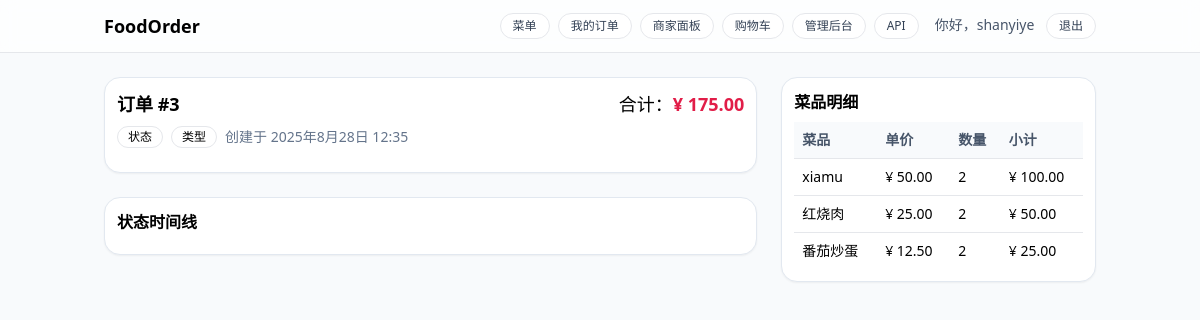
Page /orders/3/ (signed in) on the committed database.
### orders/models.py (models this page shows, shortened)
class Order(models.Model):
    restaurant = models.ForeignKey(Restaurant, on_delete=models.PROTECT, related_name="orders", null=True, blank=True)
    user = models.ForeignKey(User, on_delete=models.PROTECT, related_name="orders")
    status = models.CharField(max_length=16, choices=OrderStatus.choices, default=OrderStatus.CREATED)
    service_type = models.CharField(max_length=16, choices=ServiceType.choices, default=ServiceType.DELIVERY)
    table_no = models.CharField(max_length=16, blank=True, null=True)
    contact_name  = models.CharField(max_length=32)
    contact_phone = models.CharField(max_length=20)
    address_line  = models.CharField(max_length=255)
    total_amount = models.DecimalField(max_digits=10, decimal_places=2, validators=[MinValueValidator(Decimal("0.00"))])
    client_token = models.CharField(max_length=64, blank=True, null=True)
    created_at = models.DateTimeField(auto_now_add=True)
    paid_at    = models.DateTimeField(blank=True, null=True)
    updated_at = models.DateTimeField(auto_now=True)
    class Meta:
        ordering = ['-id']
        constraints = [
            UniqueConstraint(fields=["user", "client_token"],
                             condition=Q(client_token__isnull=False),
                             name="uniq_order_user_client_token"),
            models.CheckConstraint(check=Q(total_amount__gte=0), name="order_amount_non_negative"),
        ]

class OrderItem(models.Model):
    order      = models.ForeignKey(Order, on_delete=models.CASCADE, related_name="items")
    dish       = models.ForeignKey("menu.Dish", on_delete=models.PROTECT)
    dish_name  = models.CharField(max_length=64)  # 快照：下单时的菜名
    unit_price = models.DecimalField(max_digits=8, decimal_places=2, validators=[MinValueValidator(Decimal("0.00"))])  # 快照单价
    quantity   = models.PositiveIntegerField(validators=[MinValueValidator(1)])
    line_total = models.DecimalField(max_digits=10, decimal_places=2, validators=[MinValueValidator(Decimal("0.00"))]) # unit_price * quantity
    class Meta:
        ordering = ["id"]

### orders/views.py (the view)
# urls.py: path("orders/<int:order_id>/", order_detail_page, name="order_detail"),
@login_required
@ensure_csrf_cookie
def order_detail_page(request, order_id: int):
    order = get_object_or_404(
        Order.objects.select_related("payment").prefetch_related("items", "status_history"),
        id=order_id, user=request.user
    )
    return render(request, "order_detail.html", {"order": order})

### restaurants/context_processors.py (called while the page is built)
def nav_restaurant(request):
    return {"nav_rid": request.session.get("current_rid")}

### templates/order_detail.html (shortened to what this page needs)
{% extends "base.html" %}
{% load static %}
{% block content %}
<div class="grid grid-cols-1 lg:grid-cols-3 gap-6">
  <section class="lg:col-span-2 space-y-6">
    <div class="card" id="od-info">
      <div class="flex items-start justify-between">
        <div>
          <h1 class="text-lg font-semibold">订单 #{{ order.id }}</h1>
          <div class="mt-2 flex flex-wrap items-center gap-2">
            <span id="badge-status" class="badge">状态</span>
            <span id="badge-service" class="badge">类型</span>
            <span class="text-sm text-slate-500">创建于 {{ order.created_at }}</span>
          </div>
        </div>
        <div class="text-right">
          <div class="text-lg">合计：<span id="od-total" class="text-rose-600 font-semibold">¥ {{ order.total_amount }}</span></div>
        </div>
      </div>
    </div>
    <div class="card">
      <h2 class="font-semibold mb-2">状态时间线</h2>
    </div>
  </section>
  <aside class="card">
    <h2 class="font-semibold mb-2">菜品明细</h2>
    <table class="w-full text-sm">
      <thead class="bg-slate-50 text-slate-600">
        <tr><th class="p-2 text-left">菜品</th><th class="p-2 text-left">单价</th><th class="p-2 text-left">数量</th><th class="p-2 text-left">小计</th></tr>
      </thead>
      <tbody id="od-items">
        {% for it in order.items.all %}
          <tr class="border-t">
            <td class="p-2">{{ it.dish_name }}</td>
            <td class="p-2">¥ {{ it.unit_price|floatformat:2 }}</td>
            <td class="p-2">{{ it.quantity }}</td>
            <td class="p-2">¥ {{ it.line_total|floatformat:2 }}</td>
          </tr>
        {% endfor %}
      </tbody>
    </table>
  </aside>
</div>
{% endblock %}

### templates/base.html (shortened to what this page needs)
{% load static %}
<!doctype html>
<html lang="zh" class="h-full bg-slate-50">
<head>
  <link href="{% static 'css/dist.css' %}" rel="stylesheet">
</head>
<body class="min-h-full">
  <header class="border-b bg-white/70 backdrop-blur sticky top-0 z-10">
    <div class="container flex items-center justify-between py-3">
      <a href="/" class="font-semibold text-lg">FoodOrder</a>
      <nav class="flex items-center gap-4 text-sm">
        <div class="flex items-center gap-2">
        <a href="/" class="chip">菜单</a>
        <a href="/orders/" class="chip">我的订单</a>
        <a href="/staff/orders/" class="chip">商家面板</a>
        <a href="{% url 'cart' %}{% if current_restaurant %}?rid={{ current_restaurant.id }}
                       {% elif nav_rid %}?rid={{ nav_rid }}{% endif %}"
          class="chip">购物车</a>
        <a href="/admin/" class="chip">管理后台</a>
        <a href="/api/" class="chip">API</a>
         </div>
         <div>
          {% if request.user.is_authenticated %}
            <span class="text-sm text-slate-600 mr-2">你好，{{ request.user.username }}</span>
            <form action="{% url 'logout' %}" method="post" style="display:inline">
              <button type="submit" class="chip">退出</button>
            </form>
          {% else %}
            <a href="{% url 'login' %}" class="chip">登录</a>
          {% endif %}
          </div>
      </nav>
    </div>
  </header>
  <main class="container py-6">
    {% block content %}{% endblock %}
  </main>
</body>
</html>

### rows in the picture
Order: id "3", created_at "2025年8月28日 12:35", total_amount "175.00"
OrderItem: dish_name "xiamu", unit_price "50.00", quantity "2", line_total "100.00"
OrderItem: dish_name "红烧肉", unit_price "25.00", quantity "2", line_total "50.00"
OrderItem: dish_name "番茄炒蛋", unit_price "12.50", quantity "2", line_total "25.00"

### other values in the picture
{{ request.user.username }} "shanyiye"
